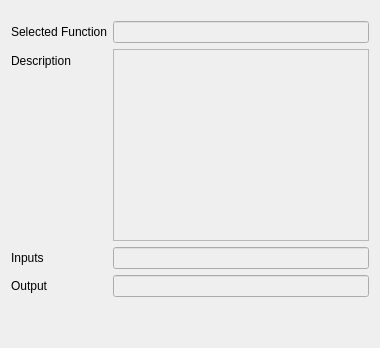
                 <widget class="QWidget" name="tab_34">
                  <attribute name="title">
                   <string>Function</string>
                  </attribute>
                  <layout class="QVBoxLayout" name="verticalLayout_42">
                   <item>
                    <layout class="QFormLayout" name="formLayout_8">
                     <property name="topMargin">
                      <number>10</number>
                     </property>
                     <item row="0" column="0">
                      <widget class="QLabel" name="label_39">
                       <property name="text">
                        <string>Selected Function</string>
                       </property>
                      </widget>
                     </item>
                     <item row="0" column="1">
                      <widget class="QLineEdit" name="lineEdit_6">
                       <property name="enabled">
                        <bool>false</bool>
                       </property>
                      </widget>
                     </item>
                     <item row="1" column="0">
                      <widget class="QLabel" name="label_40">
                       <property name="text">
                        <string>Description</string>
                       </property>
                      </widget>
                     </item>
                     <item row="1" column="1">
                      <widget class="QPlainTextEdit" name="plainTextEdit_2">
                       <property name="enabled">
                        <bool>false</bool>
                       </property>
                      </widget>
                     </item>
                     <item row="2" column="1">
                      <widget class="QLineEdit" name="lineEdit_7">
                       <property name="enabled">
                        <bool>false</bool>
                       </property>
                      </widget>
                     </item>
                     <item row="2" column="0">
                      <widget class="QLabel" name="label_41">
                       <property name="text">
                        <string>Inputs</string>
                       </property>
                      </widget>
                     </item>
                     <item row="3" column="0">
                      <widget class="QLabel" name="label_42">
                       <property name="text">
                        <string>Output</string>
                       </property>
                      </widget>
                     </item>
                     <item row="3" column="1">
                      <widget class="QLineEdit" name="lineEdit_8">
                       <property name="enabled">
                        <bool>false</bool>
                       </property>
                      </widget>
                     </item>
                    </layout>
                   </item>
                   <item>
                    <spacer name="verticalSpacer_13">
                     <property name="orientation">
                      <enum>Qt::Vertical</enum>
                     </property>
                     <property name="sizeHint" stdset="0">
                      <size>
                       <width>20</width>
                       <height>40</height>
                      </size>
                     </property>
                    </spacer>
                   </item>
                  </layout>
                 </widget>
